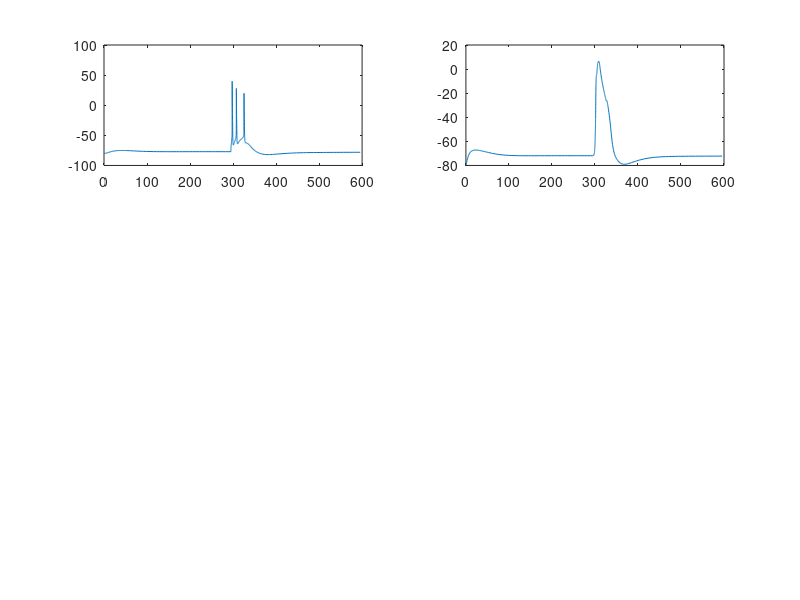

Here is the MATLAB script that generated this plot:
M = dlmread('run.dat');
tvec = M(:,1);
vsoma = M(:,2);
vdend = M(:,3);
vdend2 = M(:,4);
isyn = M(:,5);
isoma = M(:,6);
subplot(3,2,1); plot(tvec, vsoma);
subplot(3,2,2); plot(tvec, vdend);
